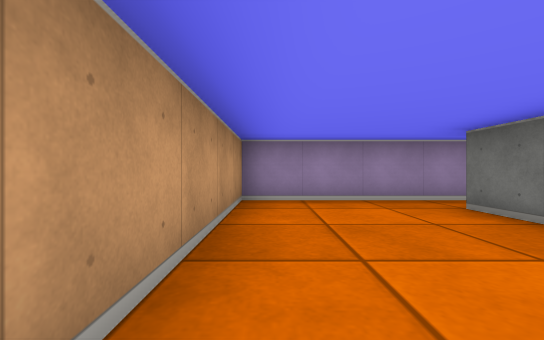
[1] (above)

12 first-person views from a walk through a cub3D level. The camera is about half as high as the walls, looks level and sees 90° across. The floor is counted in squares. Each view is taken from the middle of a square. On the plan, view 1 faces up. The plan holds only what a view shows up to about 9 squares ahead; the rest is blank.

[2]
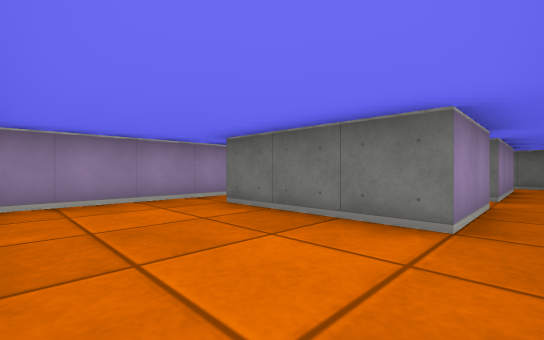

[3]
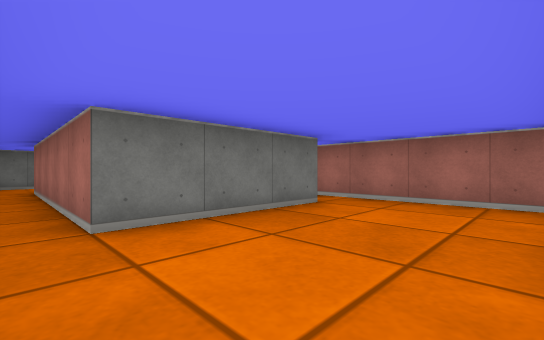

[4]
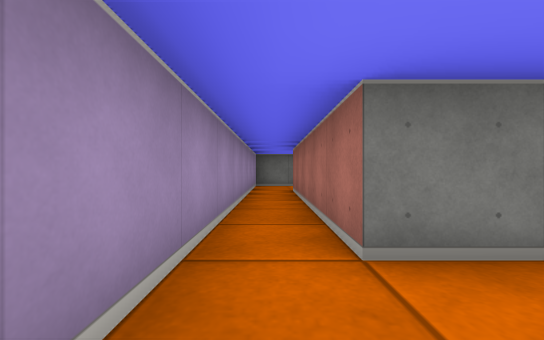

[5]
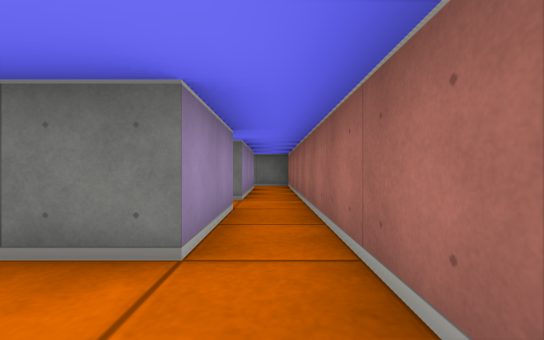

[6]
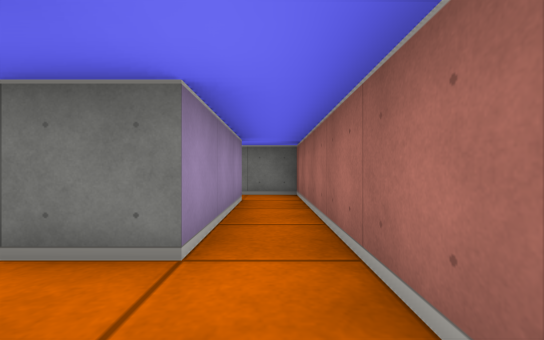

[7]
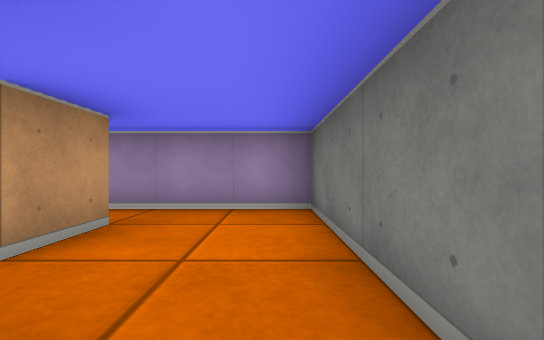

[8]
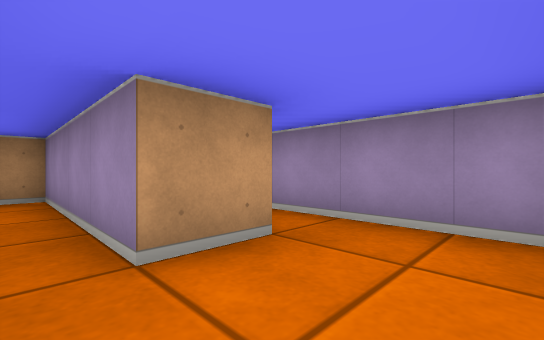

[9]
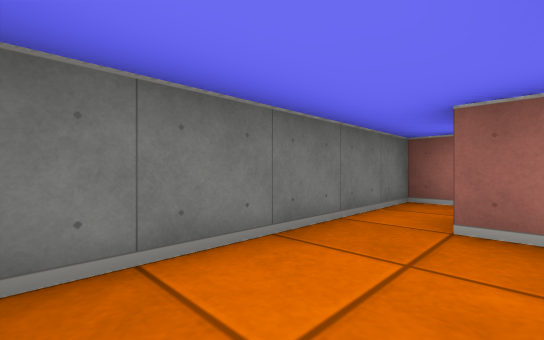

[10]
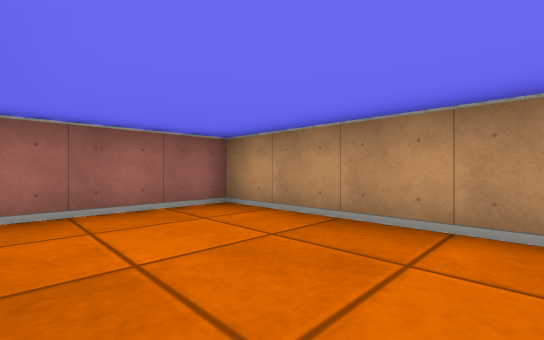

[11]
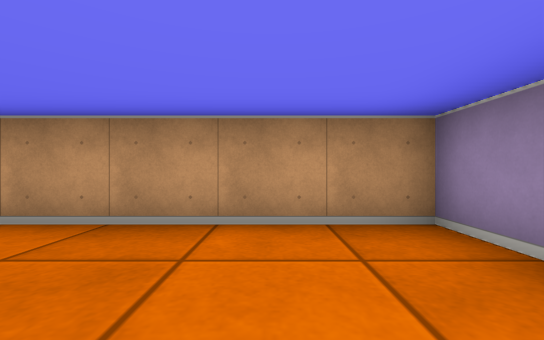

[12]
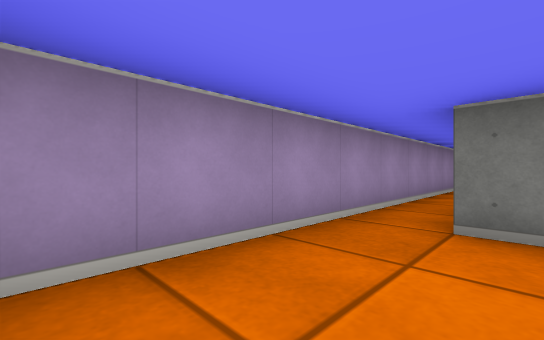

### Floor plan
Points are (right, up) in squares from view 1. A wall is a line through its corners. A room is listed if a view was taken in it or the views show most of it. See-through windows are left out.
Room 1 (views 1, 2, 3, 4, 5, 6, 9, 10, 11, 12)
walls: (4.5, 0.5) (2.5, 0.5) (2.5, 3.5) (7.5, 3.5) (7.5, 2.5); (9.5, 2.5) (9.5, 4.5) (-0.5, 4.5) (-0.5, -0.5) (4.5, -0.5)
ways out: opening at (8.5, 3) to room 2; opening at (3.5, 0) to room 4
Room 2 (views 7, 8)
walls: (8, 1.5) (8.5, 1.5); (9.5, 0.5) (9.5, 2.5)
ways out: opening at (8.5, 3) to room 1; opening at (6.5, 2) to room 3; opening at (9, 1) to room 4
Room 3 (no view inside)
walls: (5.5, 0.5) (5.5, 1.5); (7.5, 2.5) (3.5, 2.5) (3.5, 2)
ways out: opening at (6.5, 2) to room 2; opening at (5, 1) to room 4
Room 4 (no view inside)
walls: (8.5, 0.5) (5.5, 0.5); (4.5, -0.5) (9.5, -0.5) (9.5, 0.5)
ways out: opening at (3.5, 0) to room 1; opening at (9, 1) to room 2; opening at (5, 1) to room 3

Positions as (right, up) in squares from view 1, and headings:
1: (0, 0), facing up
2: (0, 0), facing up-right
3: (0, 4), facing down-right
4: (1, 4), facing right
5: (1, 0), facing right
6: (4, 0), facing right
7: (9, 1), facing up
8: (9, 2), facing up-left
9: (8, 4), facing down-right
10: (2, 3), facing down-left
11: (2, 3), facing left
12: (0, 3), facing up-right
